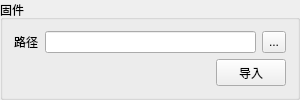
                   <widget class="QGroupBox" name="groupBox_17">
                    <property name="sizePolicy">
                     <sizepolicy hsizetype="Fixed" vsizetype="Fixed">
                      <horstretch>0</horstretch>
                      <verstretch>0</verstretch>
                     </sizepolicy>
                    </property>
                    <property name="minimumSize">
                     <size>
                      <width>300</width>
                      <height>0</height>
                     </size>
                    </property>
                    <property name="maximumSize">
                     <size>
                      <width>300</width>
                      <height>16777215</height>
                     </size>
                    </property>
                    <property name="title">
                     <string>固件</string>
                    </property>
                    <layout class="QVBoxLayout" name="verticalLayout_20">
                     <item>
                      <layout class="QGridLayout" name="gridLayout_27">
                       <item row="0" column="0">
                        <widget class="QLabel" name="label_50">
                         <property name="sizePolicy">
                          <sizepolicy hsizetype="Fixed" vsizetype="Preferred">
                           <horstretch>0</horstretch>
                           <verstretch>0</verstretch>
                          </sizepolicy>
                         </property>
                         <property name="text">
                          <string>路径</string>
                         </property>
                        </widget>
                       </item>
                       <item row="0" column="1">
                        <widget class="LineEditToolTip" name="firmwareUpdataFilePathlineEdit">
                         <property name="maximumSize">
                          <size>
                           <width>16777215</width>
                           <height>22</height>
                          </size>
                         </property>
                        </widget>
                       </item>
                       <item row="0" column="2">
                        <widget class="QToolButton" name="firmwareUpdataBrowsFileBtn">
                         <property name="minimumSize">
                          <size>
                           <width>0</width>
                           <height>22</height>
                          </size>
                         </property>
                         <property name="text">
                          <string>...</string>
                         </property>
                        </widget>
                       </item>
                      </layout>
                     </item>
                     <item>
                      <layout class="QHBoxLayout" name="horizontalLayout_39">
                       <item>
                        <widget class="QLabel" name="firmwareUpdataErrorLabel">
                         <property name="sizePolicy">
                          <sizepolicy hsizetype="Expanding" vsizetype="Preferred">
                           <horstretch>0</horstretch>
                           <verstretch>0</verstretch>
                          </sizepolicy>
                         </property>
                         <property name="text">
                          <string/>
                         </property>
                        </widget>
                       </item>
                       <item>
                        <widget class="QPushButton" name="firmwareUpdataWriteBtn">
                         <property name="sizePolicy">
                          <sizepolicy hsizetype="Fixed" vsizetype="Fixed">
                           <horstretch>0</horstretch>
                           <verstretch>0</verstretch>
                          </sizepolicy>
                         </property>
                         <property name="maximumSize">
                          <size>
                           <width>70</width>
                           <height>30</height>
                          </size>
                         </property>
                         <property name="text">
                          <string>导入</string>
                         </property>
                        </widget>
                       </item>
                      </layout>
                     </item>
                    </layout>
                   </widget>
